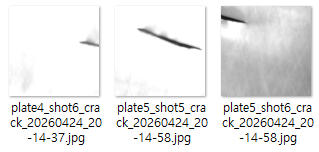
#> input picture assets/crack.png, 319 x 152 px
$ python -i test_ai_server.py   (imports and definitions only)
#> lines starting #> are read from the running program, lines starting #| are printed output that depends on the picture
"""
test_ai_server.py — AI 추론 서버 연동 테스트 클라이언트
지나(운용 서버)와 연동 전 단독 테스트용

프로토콜 (지나 서버 확정 스펙):
  INFER_REQ (101):
    [8B: PacketHeader] + [JSON {"inspection_id": N}] + [4B: 이미지크기] + [이미지]
  INFER_RES (102):
    [8B: PacketHeader] + [JSON 바디]

사용법:
  python test_ai_server.py --image test_images/1.png
  python test_ai_server.py --folder test_images/
  python test_ai_server.py --image test_images/1.png --host 192.168.0.10
"""
import io
import json
import struct
import socket
import time
import argparse
import os
from PIL import Image

# ============================================================
#  프로토콜 상수
# ============================================================
SIGNATURE     = 0x4D47
HEADER_FORMAT = ">HHI"   # big-endian: uint16 + uint16 + uint32
HEADER_SIZE   = 8
INFER_REQ     = 101
INFER_RES     = 102


# ============================================================
#  헬퍼
# ============================================================
# [8 lines left out: function recv_exact, not called in this run]


def image_to_bytes(image_path, img_size=260):
#> called with image_path = 'assets/crack.png', img_size = 260
    img = Image.open(image_path).convert('L').convert('RGB')
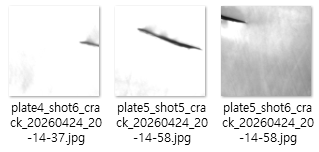
#> img: PIL image 319x152 RGB; min 0, max 255, mean 233.8
    img = img.resize((img_size, img_size))
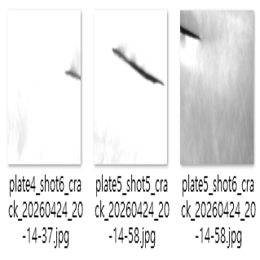
#> img: PIL image 260x260 RGB; min 0, max 255, mean 233.5
    buf = io.BytesIO()
    img.save(buf, format='JPEG', quality=95)
    return buf.getvalue()


# ============================================================
#  INFER_REQ 전송 → INFER_RES 수신
# ============================================================
# [121 lines left out: functions send_infer_request, print_result, main, not called in this run]


# [2 lines not run here, left out]

>>> result = image_to_bytes('assets/crack.png')

$ run again, on assets/cnn_ai_01.png
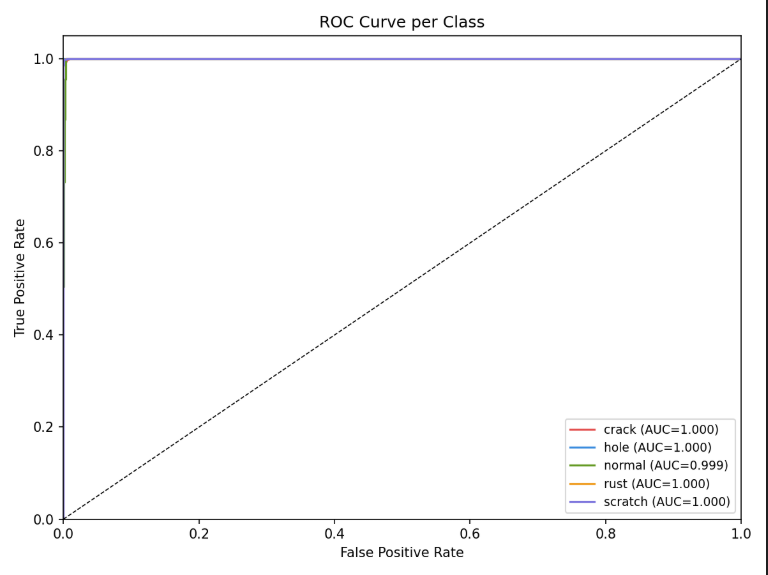
#> input picture assets/cnn_ai_01.png, 768 x 575 px
#> in image_to_bytes, `img = img.resize((img_size, img_size))`:
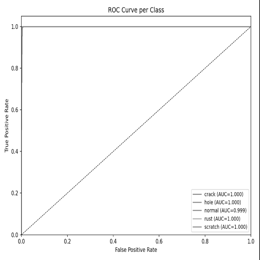
#> img: PIL image 260x260 RGB; min 59, max 255, mean 249.7

$ run again, on assets/cnn_ai_02.png
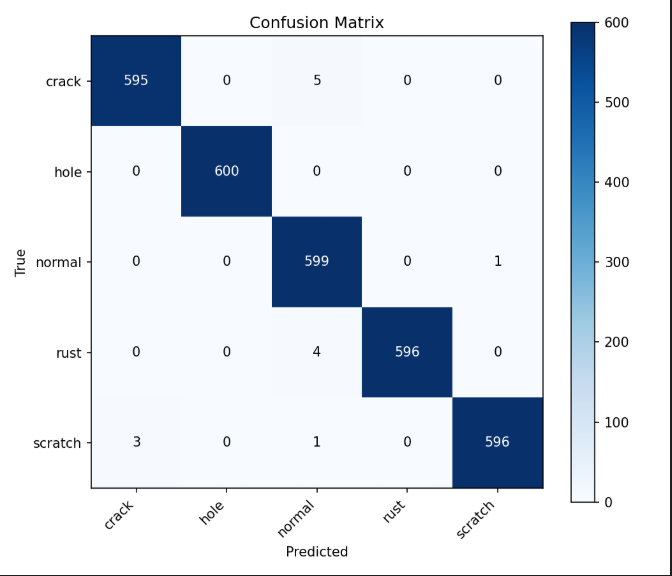
#> input picture assets/cnn_ai_02.png, 672 x 576 px
#> in image_to_bytes, `img = Image.open(image_path).convert('L').convert('RGB')`:
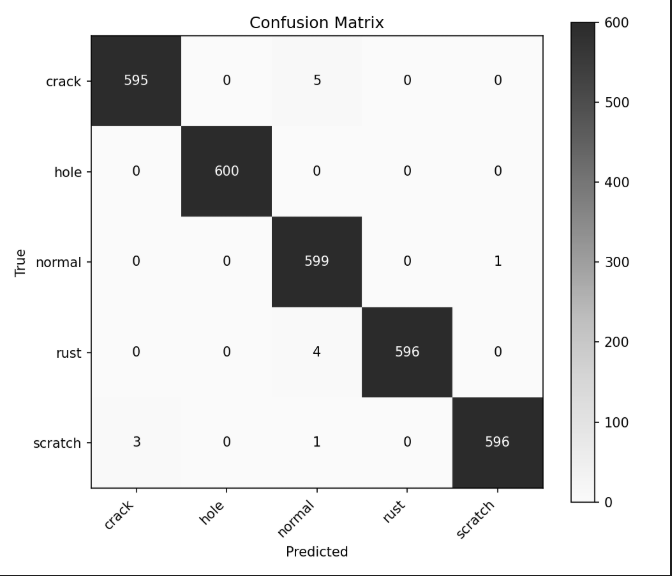
#> img: PIL image 672x576 RGB; min 0, max 255, mean 223
#> in image_to_bytes, `img = img.resize((img_size, img_size))`:
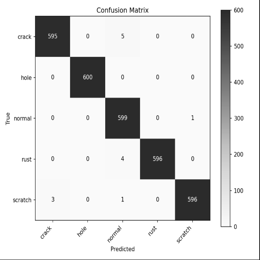
#> img: PIL image 260x260 RGB; min 21, max 255, mean 222.9

$ run again, on assets/cnn_ai_03.png
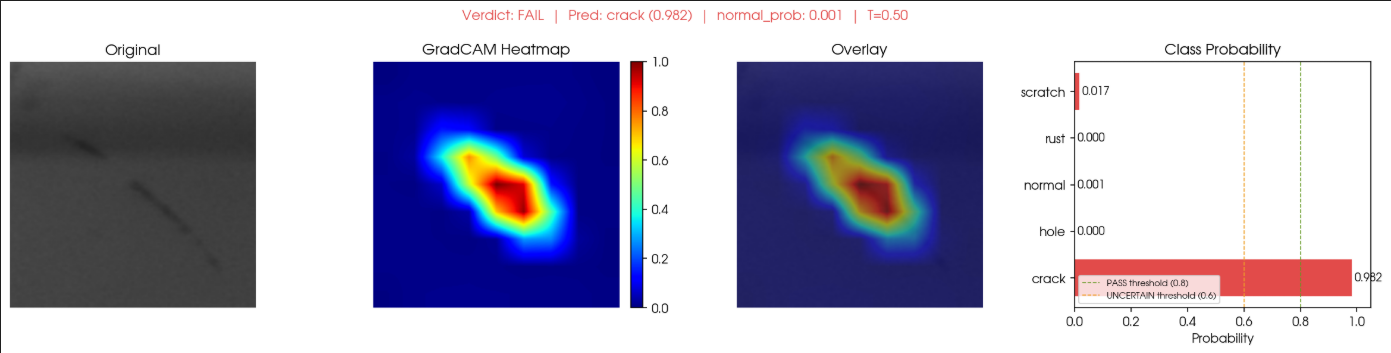
#> input picture assets/cnn_ai_03.png, 1391 x 353 px
#> in image_to_bytes, `img = Image.open(image_path).convert('L').convert('RGB')`:
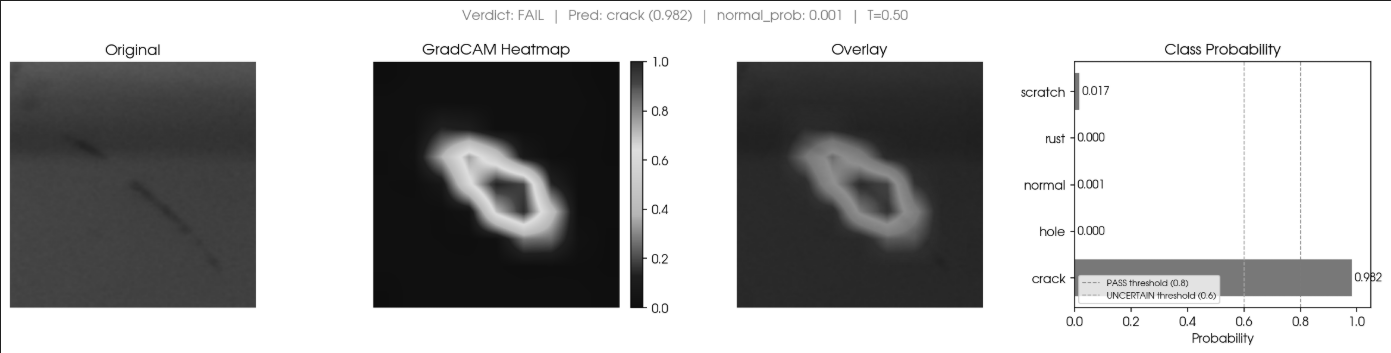
#> img: PIL image 1391x353 RGB; min 9, max 255, mean 173.3
#> in image_to_bytes, `img = img.resize((img_size, img_size))`:
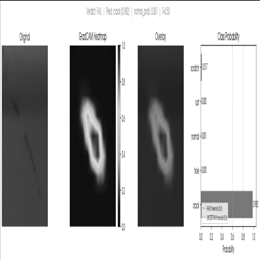
#> img: PIL image 260x260 RGB; min 0, max 255, mean 173.2
